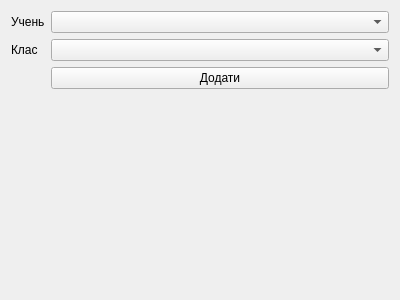
<?xml version="1.0" encoding="UTF-8"?>
<ui version="4.0">
 <class>assign_pupil_to_class</class>
 <widget class="QWidget" name="assign_pupil_to_class">
  <property name="geometry">
   <rect>
    <x>0</x>
    <y>0</y>
    <width>400</width>
    <height>300</height>
   </rect>
  </property>
  <property name="windowTitle">
   <string>Form</string>
  </property>
  <layout class="QFormLayout" name="formLayout">
   <item row="0" column="0">
    <widget class="QLabel" name="label">
     <property name="text">
      <string>Учень</string>
     </property>
    </widget>
   </item>
   <item row="0" column="1">
    <widget class="QComboBox" name="pupil"/>
   </item>
   <item row="1" column="0">
    <widget class="QLabel" name="label_2">
     <property name="text">
      <string>Клас</string>
     </property>
    </widget>
   </item>
   <item row="1" column="1">
    <widget class="QComboBox" name="class_select"/>
   </item>
   <item row="2" column="1">
    <widget class="QPushButton" name="submit_button">
     <property name="text">
      <string>Додати</string>
     </property>
    </widget>
   </item>
  </layout>
 </widget>
 <resources/>
 <connections/>
</ui>
